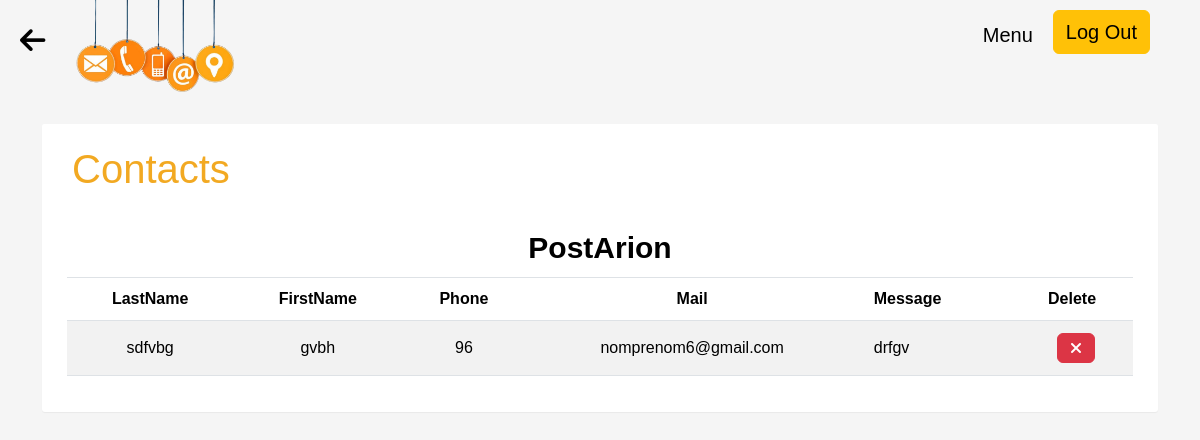
The app's page /Liste_Contacts.php?ProjetId=3 with its own data.
### tables this page shows
CREATE TABLE `projet` (
  `ProjetId` int(4) NOT NULL,
  `Titre` varchar(40) NOT NULL,
  `Duree` varchar(40) NOT NULL,
  `Date` date NOT NULL,
  `logo` varchar(40) NOT NULL,
  `pDescription` varchar(1000) NOT NULL,
  `Description` varchar(10000) NOT NULL
);

CREATE TABLE `contact` (
  `ContactId` int(4) NOT NULL,
  `Nom` varchar(40) NOT NULL,
  `Prenom` varchar(40) NOT NULL,
  `Telephone` varchar(50) NOT NULL,
  `Email` varchar(50) NOT NULL,
  `Message` varchar(10000) NOT NULL,
  `ProjetId` int(4) NOT NULL
);

### Liste_Contacts.php (the view, shortened to what this page needs)
<head>
<link href="https://cdn.jsdelivr.net/npm/bootstrap@5.3.2/dist/css/bootstrap.min.css" rel="stylesheet">
<link rel="stylesheet" href="https://cdnjs.cloudflare.com/ajax/libs/font-awesome/6.4.2/css/all.min.css" />
<link rel="stylesheet" href="https://cdnjs.cloudflare.com/ajax/libs/font-awesome/6.4.2/css/all.min.css" />
    <link href="https://cdn.jsdelivr.net/npm/bootstrap@5.3.2/dist/css/bootstrap.min.css" rel="stylesheet">
</head>
<body>
<div style="display:flex">
<div style="flex: 1;">
<?php
$ProjetId=$_GET['ProjetId'];
echo "<a href='detaille_projet2.php?ProjetId=" . $ProjetId . " ' style='color:black ; font-size:29px ; padding:20px ' > <i class='fa-solid fa-arrow-left'></i></a>" ;
?>
<img src="Contact.png" width="180px" ></div>
<div style="padding-top:10px">
             <a href=Login.php style="font-size: 20px ; float:right ; margin-right:50px" class="btn btn-warning ml-md-3" >Log Out</a>
             <a href="accueil_administrateur.php" style='text-decoration:none ;  float:right ; font-size: 20px ; color:black ; margin:20px ;margin-top:10px'>Menu</a>
</div>
</div>
<div class="container">
    <div class="table-wrapper">
        <div class="table-title">
            <div class="row">
                <div class="col-sm-6">
                    <h2 style=" color:#F2A922">Contacts</h2>
                </div>
            </div>
        </div>
        <table class="table table-striped table-hover">
            <thead>
                <tr>
                    <?php
                    include("connexion.php");
                    $ProjetId=$_GET['ProjetId'];
                    $aff=$connexion->query("SELECT *  FROM Projet  WHERE ProjetId='$ProjetId' ");
                    while($m = $aff->fetch(PDO::FETCH_ASSOC)) {
                echo " <th style='text-align: center ; font-size: 30px;' colspan='6'> " . $m['Titre'] . "</th> " ;} ?>
      </tr>
                <tr>
                    <th style=" text-align:center ;">LastName</th>
                    <th style=" text-align:center ;">FirstName</th>
                    <th style=" text-align:center ;">Phone</th>
                    <th style=" text-align:center ;">Mail</th>
                    <th style=" text-align:left ;">Message</th>
                    <th style=" text-align:center ;">Delete</th>
                </tr>
            </thead>
            <tbody>
                <?php
                include("connexion.php");
                    $ProjetId=$_GET['ProjetId'];
                    $aff = $connexion->query("SELECT Nom, Prenom, Telephone , Email , Message , Contact.ProjetId , Projet.ProjetId , ContactId FROM Contact , Projet WHERE Contact.ProjetId=Projet.ProjetId  and  Contact.ProjetId='$ProjetId'");
                while ($m = $aff->fetch(PDO::FETCH_ASSOC)) {
                    echo"<td style=' text-align:center ;'>" . $m['Nom'] . "</td>
                    <td style=' text-align:center ;'>" . $m['Prenom'] . "</td>
                    <td style=' text-align:center ;'>" . $m['Telephone'] . "</td>
                    <td style=' text-align:center ;'>" . $m['Email'] . "</td>
                    <td style=' text-align:left ;'>" . $m['Message'] . "</td>
                    <td style='text-align:center'><a class='btn btn-danger ms-2' href='Supprimer_Contact2.php?ContactId=" .$m['ContactId'] . "' onclick='confirmation(event)'><i class='fa-solid fa-xmark'></i></a></td>
                </tr>" ;}
                ?>
            </tbody>
        </table>
    </div>
</div>

### Liste_Contacts.php (style rules this page uses)
body { color: #566787; background: #f5f5f5; font-family: 'Varela Round', sans-serif; font-size: 13px; }
.table-wrapper { background: #fff; padding: 20px 25px; margin: 30px 0; border-radius: 3px; box-shadow: 0 1px 1px rgba(0,0,0,.05); }
.table-title { padding-bottom: 15px; background: white; color: #fff; padding: 16px 30px; margin: -20px -25px 10px; border-radius: 3px 3px 0 0; }
.table-title h2 { margin: 5px 0 0; font-size: 40px; }
table.table tr th, table.table tr td { padding: 12px 15px; vertical-align: middle; }

### records on screen
projet: Titre "PostArion"
contact: Nom "sdfvbg", Prenom "gvbh", Telephone "96", Email "nomprenom6@gmail.com", Message "drfgv"
